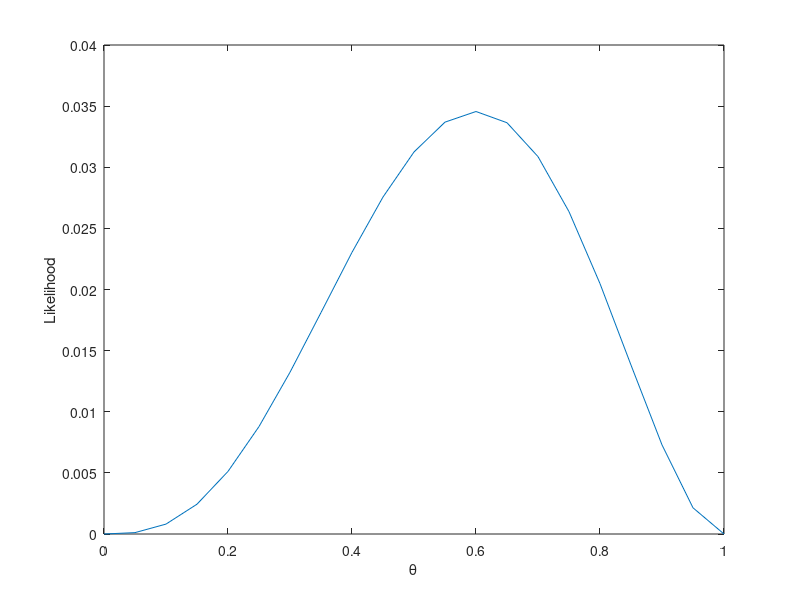
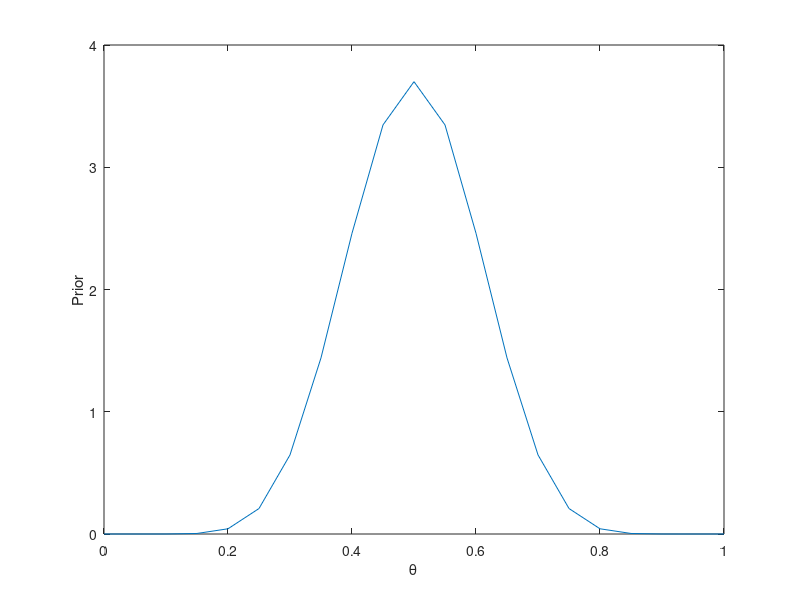
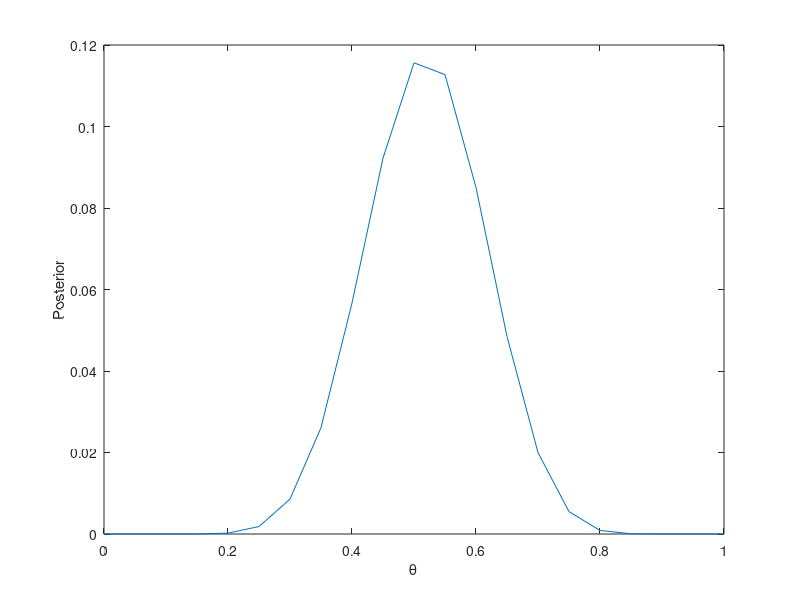

Recreate these plots in MATLAB, in order.
%% DEMO

clear all; clc; close all;

%% Consider all possible hypotheses

% define possible theta values for hypothesis
theta = 0:0.05:1;

%% Compute the likelihood term P(D|h) for each possible hypothesis
% define data
Nh = 3; % arbitrary, based on lecture
Nt = 2; 

% define likelihood
likelihood = (theta.^Nh).*((1-theta).^Nt)

% display the array of theta and corresponding likelhood values
[theta' likelihood']

% plot the likelihood as a function of theta
figure('Name','likelihood');
plot(theta, likelihood);
xlabel('\theta'); ylabel('Likelihood');


% MLE estimation
[MaxL, MaxID] = max(likelihood);

% display the MLE estimate
disp('MLE estimate: theta =');
MLEest = theta(MaxID);
disp(MLEest);

%% Compute the prior distribution P(h) for each possible hypothesis
% define parameters for priors
Vh = 10;
Vt = 10; 
aval = Vh+1;
bval = Vt+1;

% compute the prior distribution
prior = ((theta.^(aval-1)).*((1-theta).^(bval-1)))/beta(aval,bval);

% plot the prior distribution
figure('Name','Prior');
plot(theta, prior); 
xlabel('\theta'); ylabel('Prior');
sum(prior*0.05); %sanity check, should == 1.00


%% Q1

% compute the posterior distribution P(h|D) by combining likelihood and prior
post = likelihood.*prior;
[MaxP, MaxID] = max(post);

% MAP estimate
disp('MAP estimate: theta =');
MAPest = theta(MaxID);
disp(MAPest);

% plot
figure('Name','Posterior');
plot(theta, post); 
xlabel('\theta'); ylabel('Posterior');

